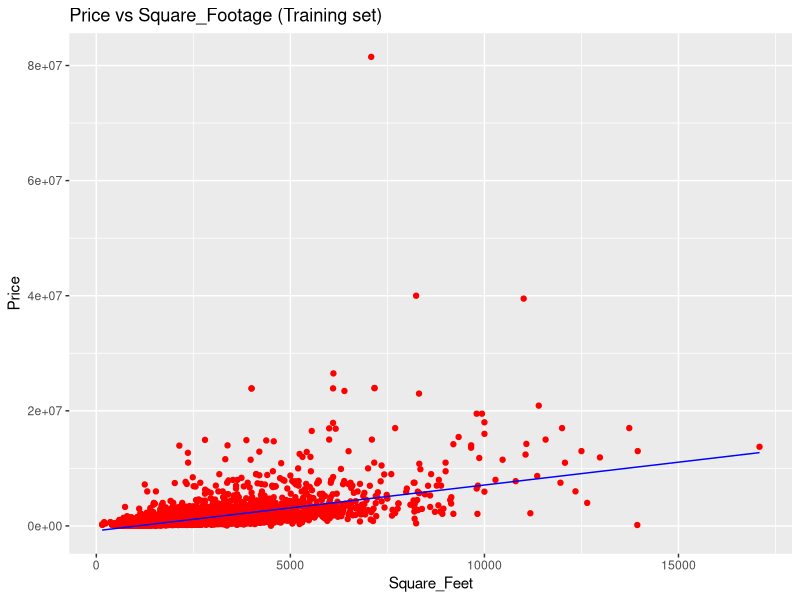
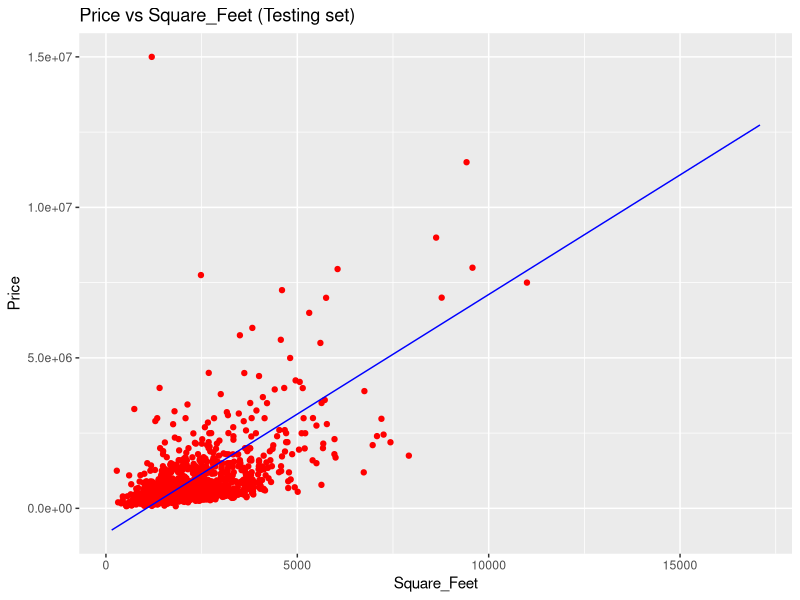
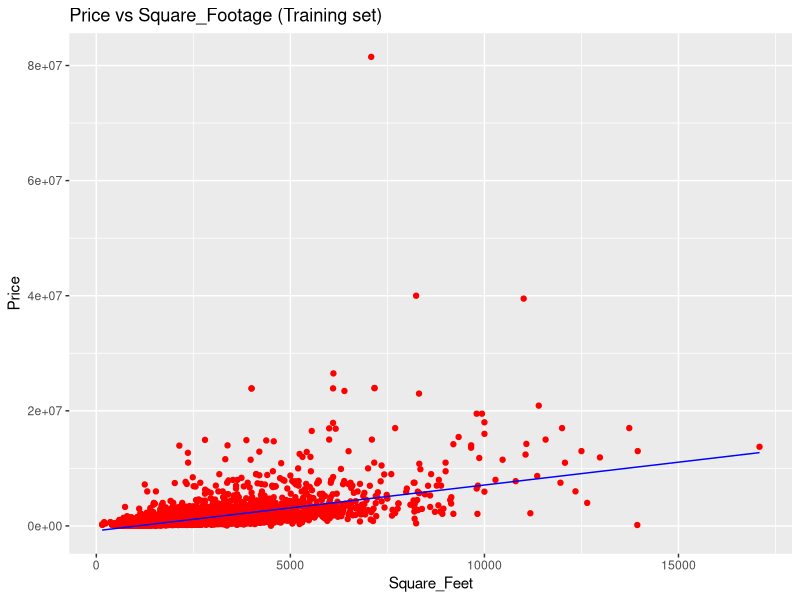
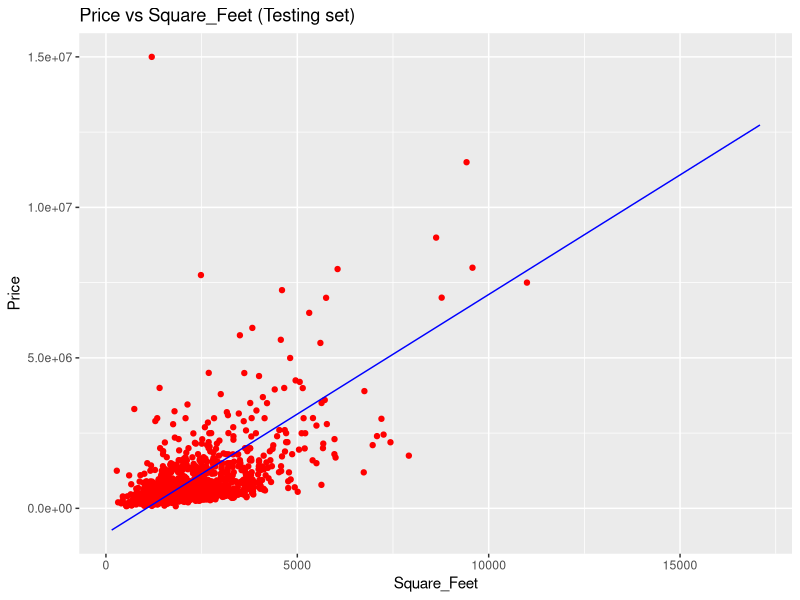

Source code (R) for these figures, in order:
## ---- chunk 1
knitr::opts_chunk$set(echo = TRUE)
## ---- chunk 2
library(tidyverse)
## ---- chunk 3
dataset = read.csv('housing_r.csv')
dataset
sapply(dataset, mode)
sapply(dataset, class)
## ---- chunk 4
library(caTools)
set.seed(123)
split = sample.split(dataset$Price, SplitRatio = 0.8)
training_set = subset(dataset, split == TRUE)
test_set = subset(dataset, split == FALSE)
## ---- chunk 5
regressor = lm(formula = Price ~ .,
               data = training_set)
## ---- chunk 6
y_pred = predict(regressor, newdata = test_set)
y_pred
## ---- chunk 7
regressor = lm(formula = Price ~ Square_Feet + Zip_code + Bed + Bath,
               data = dataset)
summary(regressor)
regressor = lm(formula = Price ~ Square_Feet + Zip_code + Bed,
               data = dataset)
summary(regressor)
regressor = lm(formula = Price ~ Square_Feet + Zip_code,
               data = dataset)
summary(regressor)
regressor = lm(formula = Price ~ Square_Feet,
               data = dataset)
summary(regressor)
## ---- chunk 8
library(ggplot2)
ggplot() +
  geom_point(aes(x = training_set$Square_Feet, y = training_set$Price),
             colour = 'red') +
  geom_line(aes(x = training_set$Square_Feet, y = predict(regressor, newdata = training_set)),
            colour = 'blue') +
  ggtitle('Price vs Square_Footage (Training set)') +
  xlab('Square_Feet') +
  ylab('Price')
  ggsave("trainingRE_plot.png")
## ---- chunk 9
library(ggplot2)
ggplot() +
  geom_point(aes(x = test_set$Square_Feet, y = test_set$Price),
             colour = 'red') +
  geom_line(aes(x = training_set$Square_Feet, y = predict(regressor, newdata = training_set)),
            colour = 'blue') +
  ggtitle('Price vs Square_Feet (Testing set)') +
  xlab('Square_Feet') +
  ylab('Price')
 ggsave("testingRE_plot.png")
